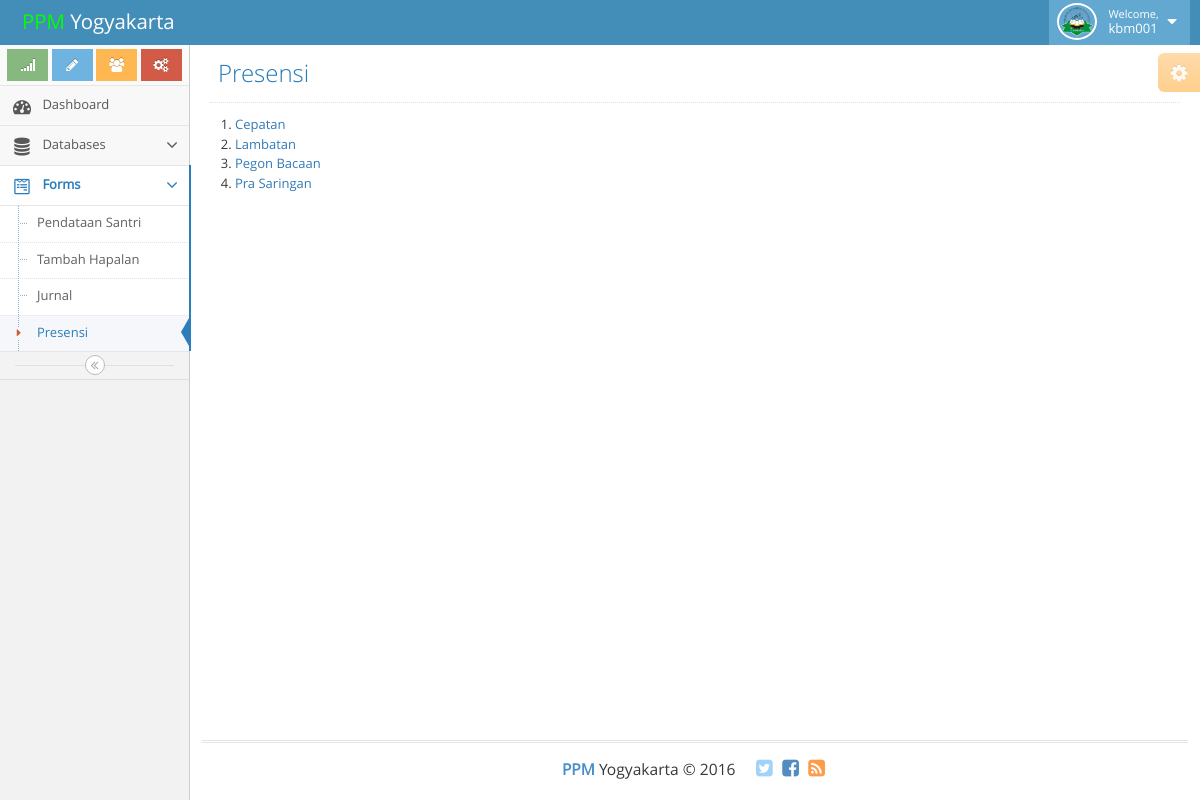
/presensi.php (signed in), run on the app's committed database.
### tables this page shows
CREATE TABLE `kelas` (
  `kode_kelas` char(2) NOT NULL,
  `nama_kelas` varchar(128) NOT NULL
);

### template/presensi.php (the view)
<?php
$kelas = $con->query("SELECT * FROM kelas");
echo "<ol>";
while ($row = $kelas->fetch_assoc()) {
	$x = $row['kode_kelas'];
	echo '<li><a href="?kelas='.$x.'">'.$row['nama_kelas'].'</a></li>';
}
echo "</ol>";

### data on the page
kelas: nama_kelas "Cepatan"
kelas: nama_kelas "Lambatan"
kelas: nama_kelas "Pegon Bacaan"
kelas: nama_kelas "Pra Saringan"

### other printed values
$_SESSION['admin']['username'] "kbm001"
$title "Presensi"
